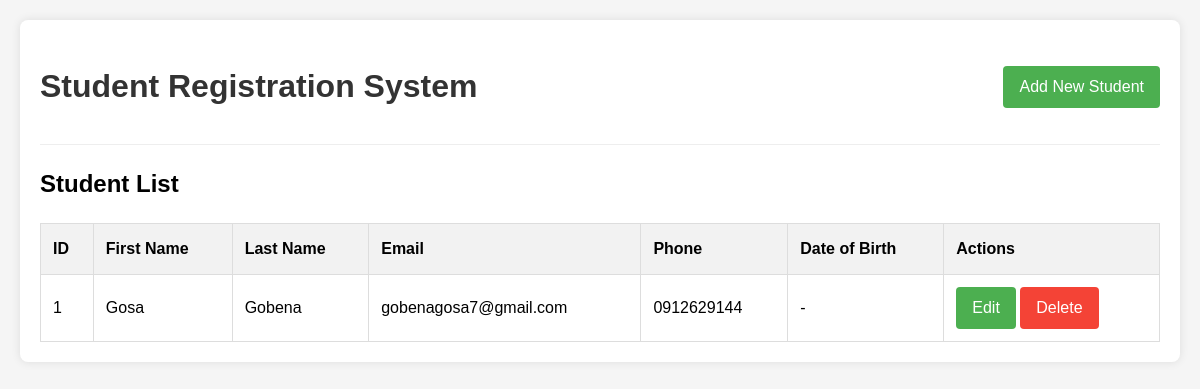
/students/, run on an earlier commit of the app's database.
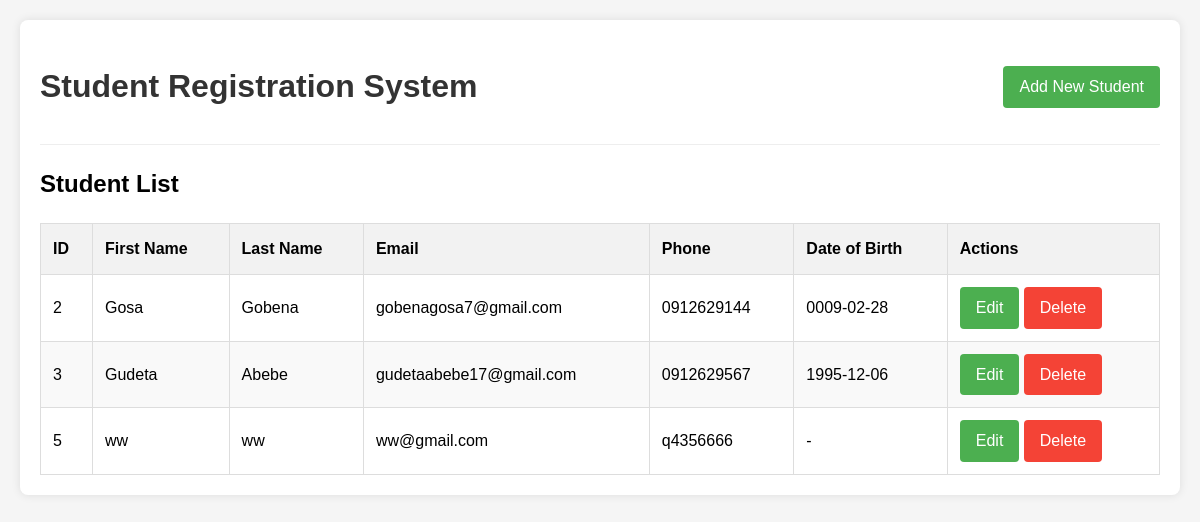
And on a later commit of the database.
### students/models.py (models this page shows, shortened)
class Student(models.Model):
    first_name = models.CharField(max_length=100)
    last_name = models.CharField(max_length=100)
    email = models.EmailField(max_length=254, unique=True)
    phone = models.CharField(max_length=10, blank=True, null=True)
    date_of_birth = models.DateField(blank=True, null=True)
    address = models.TextField(blank=True, null=True)
    created_at = models.DateTimeField(auto_now_add=True)
    updated_at = models.DateTimeField(auto_now=True)

### students/views.py (the view)
# urls.py: path('', RedirectView.as_view(pattern_name='students:student_list')),
def student_list(request):
    students = Student.objects.all()
    return render(request, 'students/student_list.html', {'students': students})

### templates/students/student_list.html
{% extends 'base.html' %}
{% block content %}
    <h2>Student List</h2>
    {% if students %}
        <table>
            <thead>
                <tr>
                    <th>ID</th>
                    <th>First Name</th>
                    <th>Last Name</th>
                    <th>Email</th>
                    <th>Phone</th>
                    <th>Date of Birth</th>
                    <th>Actions</th>
                </tr>
            </thead>
            <tbody>
                {% for student in students %}
                    <tr>
                        <td>{{ student.id }}</td>
                        <td>{{ student.first_name }}</td>
                        <td>{{ student.last_name }}</td>
                        <td>{{ student.email }}</td>
                        <td>{{ student.phone|default:"-" }}</td>
                        <td>{{ student.date_of_birth|date:"Y-m-d"|default:"-" }}</td>
                        <td>
                            <a href="{% url 'students:student_update' student.id %}" class="btn">Edit</a>
                            <a href="{% url 'students:student_delete' student.id %}" class="btn btn-danger">Delete</a>
                        </td>
                    </tr>
                {% endfor %}
            </tbody>
        </table>
    {% else %}
        <p>No students registered yet.</p>
    {% endif %}
{% endblock %}

### templates/base.html (shortened to what this page needs)
<!DOCTYPE html>
<html lang="en">
<head>
</head>
<body>
    <div class="container">
        <div class="header">
            <h1>Student Registration System</h1>
            <a href="{% url 'students:student_create' %}" class="btn">Add New Student</a>
        </div>
        {% block content %}{% endblock %}
    </div>
</body>
</html>

### templates/base.html (style rules this page uses)
body { font-family: Arial, sans-serif; line-height: 1.6; margin: 0; padding: 20px; background-color: #f5f5f5; }
.container { max-width: 1200px; margin: 0 auto; background: white; padding: 20px; border-radius: 8px; box-shadow: 0 0 10px rgba(0,0,0,0.1); }
h1 { color: #333; text-align: center; }
.header { display: flex; justify-content: space-between; align-items: center; margin-bottom: 20px; padding-bottom: 10px; border-bottom: 1px solid #eee; }
.btn { display: inline-block; padding: 8px 16px; background: #4CAF50; color: white; text-decoration: none; border-radius: 4px; border: none; cursor: pointer; }
.btn-danger { background: #f44336; }
table { width: 100%; border-collapse: collapse; margin-top: 20px; }
table, th, td { border: 1px solid #ddd; }
th, td { padding: 12px; text-align: left; }
th { background-color: #f2f2f2; }
tr:nth-child(even) { background-color: #f9f9f9; }

What changed in the data, as far as the page shows it:
removed Student: id "1", first_name "Gosa", last_name "Gobena", email "gobenagosa7@gmail.com", phone "0912629144", date_of_birth "-"
added Student: id "2", first_name "Gosa", last_name "Gobena", email "gobenagosa7@gmail.com", phone "0912629144", date_of_birth "0009-02-28"
added Student: id "3", first_name "Gudeta", last_name "Abebe", email "gudetaabebe17@gmail.com", phone "0912629567", date_of_birth "1995-12-06"
added Student: id "5", first_name "ww", last_name "ww", email "ww@gmail.com", phone "q4356666", date_of_birth "-"
